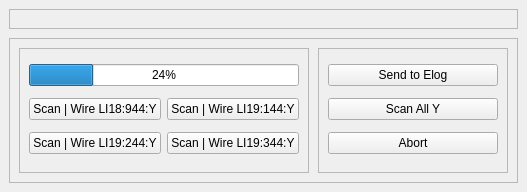
     <widget class="QWidget" name="MultiL3_Y">
      <attribute name="title">
       <string>Multi L3 'Y'</string>
      </attribute>
      <layout class="QVBoxLayout" name="multiL3YPageLayout">
       <property name="spacing">
        <number>9</number>
       </property>
       <property name="leftMargin">
        <number>9</number>
       </property>
       <property name="topMargin">
        <number>9</number>
       </property>
       <property name="rightMargin">
        <number>9</number>
       </property>
       <property name="bottomMargin">
        <number>9</number>
       </property>
       <item>
        <widget class="QFrame" name="MultiwireL3Y">
         <property name="frameShape">
          <enum>QFrame::StyledPanel</enum>
         </property>
         <property name="frameShadow">
          <enum>QFrame::Raised</enum>
         </property>
         <layout class="QGridLayout" name="multiL3YPlotLayout">
          <item row="0" column="0">
           <widget class="QFrame" name="l3YPlot1">
            <property name="frameShape">
             <enum>QFrame::StyledPanel</enum>
            </property>
            <property name="frameShadow">
             <enum>QFrame::Raised</enum>
            </property>
           </widget>
          </item>
         </layout>
        </widget>
       </item>
       <item>
        <widget class="QFrame" name="l3YControlsFrame">
         <property name="minimumSize">
          <size>
           <width>0</width>
           <height>145</height>
          </size>
         </property>
         <property name="maximumSize">
          <size>
           <width>16777215</width>
           <height>190</height>
          </size>
         </property>
         <property name="frameShape">
          <enum>QFrame::StyledPanel</enum>
         </property>
         <property name="frameShadow">
          <enum>QFrame::Raised</enum>
         </property>
         <layout class="QHBoxLayout" name="multiL3YControlsLayout">
          <property name="spacing">
           <number>9</number>
          </property>
          <property name="leftMargin">
           <number>9</number>
          </property>
          <property name="topMargin">
           <number>9</number>
          </property>
          <property name="rightMargin">
           <number>9</number>
          </property>
          <property name="bottomMargin">
           <number>9</number>
          </property>
          <item>
           <widget class="QFrame" name="l3YScanFrame">
            <property name="frameShape">
             <enum>QFrame::StyledPanel</enum>
            </property>
            <property name="frameShadow">
             <enum>QFrame::Raised</enum>
            </property>
            <layout class="QGridLayout" name="l3YScanButtonsLayout">
             <item row="1" column="0">
              <widget class="QPushButton" name="l3YScan1Push">
               <property name="text">
                <string>Scan | Wire LI18:944:Y</string>
               </property>
               <property name="actionRole" stdset="0">
                <string>scan</string>
               </property>
              </widget>
             </item>
             <item row="2" column="0">
              <widget class="QPushButton" name="l3YScan3Push">
               <property name="text">
                <string>Scan | Wire LI19:244:Y</string>
               </property>
               <property name="actionRole" stdset="0">
                <string>scan</string>
               </property>
              </widget>
             </item>
             <item row="1" column="1">
              <widget class="QPushButton" name="l3YScan2Push">
               <property name="text">
                <string>Scan | Wire LI19:144:Y</string>
               </property>
               <property name="actionRole" stdset="0">
                <string>scan</string>
               </property>
              </widget>
             </item>
             <item row="2" column="1">
              <widget class="QPushButton" name="l3YScan4Push">
               <property name="text">
                <string>Scan | Wire LI19:344:Y</string>
               </property>
               <property name="actionRole" stdset="0">
                <string>scan</string>
               </property>
              </widget>
             </item>
             <item row="0" column="0" colspan="2">
              <widget class="QProgressBar" name="progressBar_5">
               <property name="value">
                <number>24</number>
               </property>
              </widget>
             </item>
            </layout>
           </widget>
          </item>
          <item>
           <widget class="QFrame" name="l3YActionsFrame">
            <property name="minimumSize">
             <size>
              <width>190</width>
              <height>0</height>
             </size>
            </property>
            <property name="maximumSize">
             <size>
              <width>260</width>
              <height>16777215</height>
             </size>
            </property>
            <property name="frameShape">
             <enum>QFrame::StyledPanel</enum>
            </property>
            <property name="frameShadow">
             <enum>QFrame::Raised</enum>
            </property>
            <layout class="QVBoxLayout" name="verticalLayout_5">
             <item>
              <widget class="QPushButton" name="l3YElogPush">
               <property name="text">
                <string>Send to Elog</string>
               </property>
               <property name="actionRole" stdset="0">
                <string>elog</string>
               </property>
              </widget>
             </item>
             <item>
              <widget class="QPushButton" name="l3YScanAllPush">
               <property name="text">
                <string>Scan All Y</string>
               </property>
               <property name="actionRole" stdset="0">
                <string>scan</string>
               </property>
              </widget>
             </item>
             <item>
              <widget class="QPushButton" name="l3YAbortPush">
               <property name="text">
                <string>Abort</string>
               </property>
               <property name="actionRole" stdset="0">
                <string>abort</string>
               </property>
              </widget>
             </item>
            </layout>
           </widget>
          </item>
         </layout>
        </widget>
       </item>
      </layout>
     </widget>
